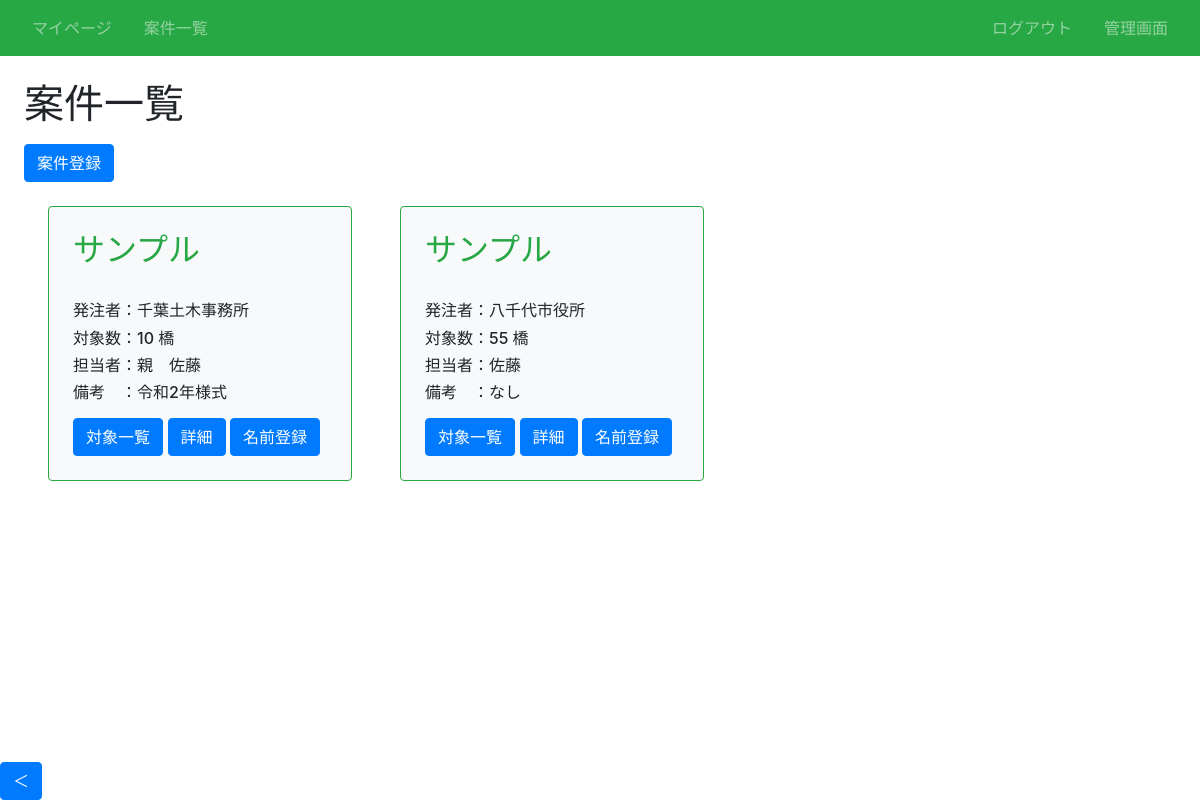
Screenshot of /article/ (signed in) with the database file from the repository.
### infra/models.py (models this page shows, shortened)
class Article(models.Model):
    案件名 = models.CharField(max_length=100)# 顧客名
    土木事務所 = models.CharField(max_length=100)# 土木事務所 article_name
    対象数 = models.IntegerField()# 対象数 number
    担当者名 = models.CharField(max_length=100)# 担当者名 namager
    その他 = models.CharField(max_length=100)# その他 other
    ファイルパス = models.CharField(max_length=255)# 写真ファイルパス

### infra/views.py (the view)
# urls.py: path('article/', views.ListArticleView.as_view(), name='list-article'),# 案件の一覧
class ListArticleView(LoginRequiredMixin, ListView):
    template_name = 'infra/article_list.html'
    model = Article

### infra/templates/infra/article_list.html (shortened to what this page needs)
{% extends "base.html" %}
{% block h1 %}案件一覧{% endblock %}
{% block content %}
<div class="mt-3">
  <a href="{% url 'create-article' %}" class="btn btn-primary">案件登録</a>
</div>
<div class="d-flex flex-wrap">
  {% for item in object_list %}
    <div class="p-4 m-4 bg-light border border-success rounded" style="width: 19rem;">
      <h2 class="text-success">{{ item.案件名 }}</h2><br>
      <h6 class="card-text">発注者：{{ item.土木事務所 }}</h6>
      <h6 class="card-text">対象数：{{ item.対象数 }} 橋</h6>
      <h6 class="card-text">担当者：{{ item.担当者名 }}</h6>
      <h6 class="card-text">備考　：{{ item.その他 }}</h6>
      <div class="mt-3">
        <a href="{% url 'list-infra' item.pk %}" class="btn btn-primary">対象一覧</a>
        <a href="{% url 'detail-article' item.pk %}" class="btn btn-primary">詳細</a>
        <a href="{% url 'names-list' item.pk %}" class="btn btn-primary">名前登録</a>
      </div>
    </div>
  {% endfor %}
{% endblock content %}

### infra/static/infra/css/style.css (style rules this page uses)
a { text-decoration: none; }

### rows the page displays
Article: 案件名 "サンプル", 土木事務所 "千葉土木事務所", 対象数 "10", 担当者名 "親 佐藤", その他 "令和2年様式"
Article: 案件名 "サンプル", 土木事務所 "八千代市役所", 対象数 "55", 担当者名 "佐藤", その他 "なし"
